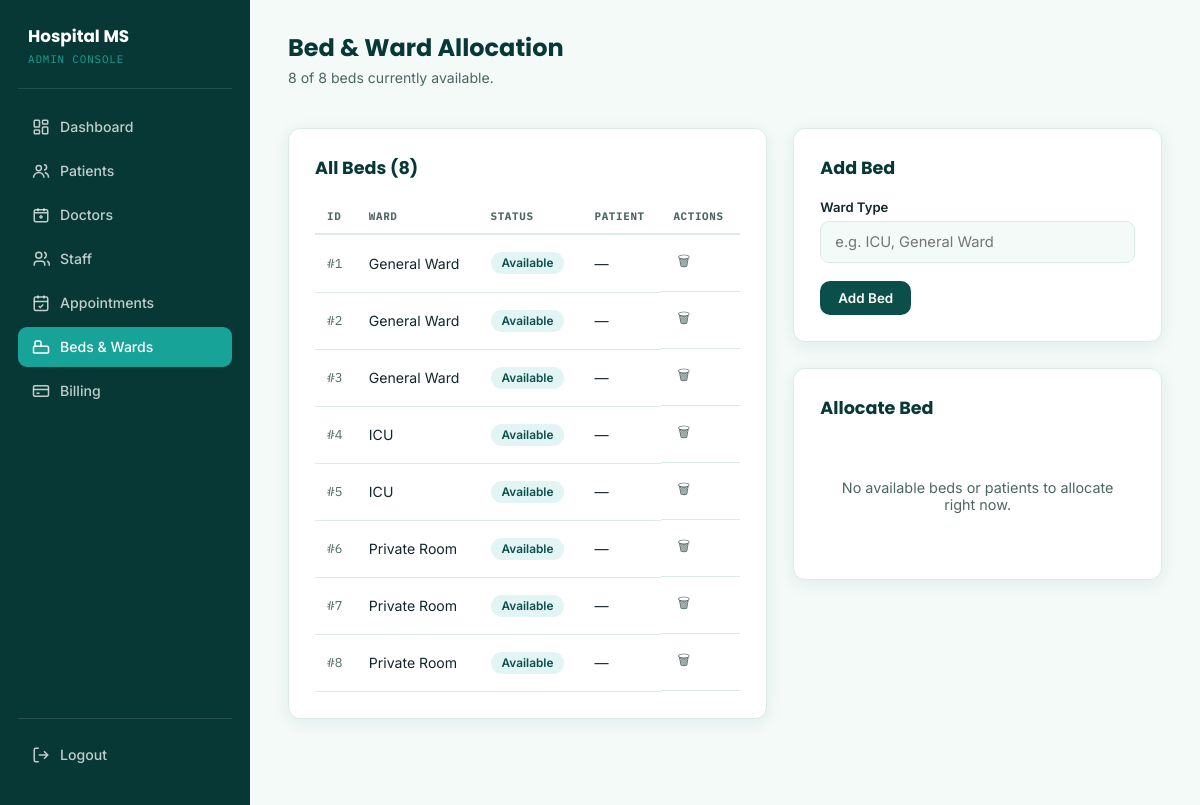
Screenshot of /admin/beds.php (signed in) with the database file from the repository.
### tables this page shows
CREATE TABLE IF NOT EXISTS beds (
    bed_id INT AUTO_INCREMENT PRIMARY KEY,
    ward_type VARCHAR(50) NOT NULL,
    status ENUM('Available','Occupied') DEFAULT 'Available',
    patient_id INT NULL,
    FOREIGN KEY (patient_id) REFERENCES patients(patient_id) ON DELETE SET NULL
);

### admin/beds.php (the view, shortened to what this page needs)
<?php
require_once __DIR__ . '/../config/db.php';
$active = 'beds';
$beds = $pdo->query("
    SELECT b.*, p.name AS patient_name
    FROM beds b
    LEFT JOIN patients p ON p.patient_id = b.patient_id
    ORDER BY b.ward_type, b.bed_id
")->fetchAll();
$patients = $pdo->query("SELECT patient_id, name FROM patients ORDER BY name")->fetchAll();
$totalBeds = count($beds);
$freeBeds  = count(array_filter($beds, fn($b) => $b['status'] === 'Available'));
?>
<!DOCTYPE html>
<html lang="en">
<head>
<link rel="stylesheet" href="../css/style.css">
</head>
<body>
<div class="shell">
    <?php include __DIR__ . '/../includes/admin_sidebar.php'; ?>
    <main class="main">
        <div class="topbar">
            <div>
                <h1>Bed &amp; Ward Allocation</h1>
                <p class="welcome"><?= $freeBeds ?> of <?= $totalBeds ?> beds currently available.</p>
            </div>
        </div>
        <div class="two-col">
            <div class="panel">
                <div class="panel-head"><h2>All Beds (<?= $totalBeds ?>)</h2></div>
                <?php if (empty($beds)): ?>
                    <div class="empty-state">No beds set up yet.</div>
                <?php else: ?>
                <div style="overflow-x:auto;">
                <table>
                    <thead><tr><th>ID</th><th>Ward</th><th>Status</th><th>Patient</th><th>Actions</th></tr></thead>
                    <tbody>
                    <?php foreach ($beds as $b): ?>
                        <tr>
                            <td class="id-tag">#<?= $b['bed_id'] ?></td>
                            <td><?= htmlspecialchars($b['ward_type']) ?></td>
                            <td><span class="badge <?= $b['status'] === 'Available' ? 'badge-green' : 'badge-coral' ?>"><?= $b['status'] ?></span></td>
                            <td><?= $b['patient_name'] ? htmlspecialchars($b['patient_name']) : '—' ?></td>
                            <td class="action-icons">
                                <a href="beds.php?delete=<?= $b['bed_id'] ?>" class="danger" title="Remove bed" data-confirm="Remove this bed permanently?">🗑</a>
                            </td>
                        </tr>
                    <?php endforeach; ?>
                    </tbody>
                </table>
                </div>
                <?php endif; ?>
            </div>
            <div>
                <div class="panel">
                    <div class="panel-head"><h2>Add Bed</h2></div>
                    <form method="POST" data-validate novalidate>
                        <div class="form-group">
                            <label>Ward Type</label>
                            <input type="text" name="ward_type" placeholder="e.g. ICU, General Ward" required>
                        </div>
                        <button type="submit" class="btn btn-primary btn-sm">Add Bed</button>
                    </form>
                </div>
                <div class="panel">
                    <div class="panel-head"><h2>Allocate Bed</h2></div>
                    <?php
                        $availableBeds = array_filter($beds, fn($b) => $b['status'] === 'Available');
                    ?>
                    <?php if (empty($availableBeds) || empty($patients)): ?>
                        <div class="empty-state">No available beds or patients to allocate right now.</div>
                    <?php endif; ?>
                </div>
            </div>
        </div>
    </main>
</div>
</body>
</html>

### includes/admin_sidebar.php
<?php
$active = $active ?? '';
function nav_class($key, $active) {
    return 'nav-link' . ($key === $active ? ' active' : '');
}
?>
<aside class="sidebar">
    <div class="logo">Hospital MS<small>ADMIN CONSOLE</small></div>
    <a href="dashboard.php" class="<?= nav_class('dashboard', $active) ?>">
        <svg viewBox="0 0 24 24" fill="none" stroke="currentColor" stroke-width="2"><rect x="3" y="3" width="7" height="9" rx="1"/><rect x="14" y="3" width="7" height="5" rx="1"/><rect x="14" y="12" width="7" height="9" rx="1"/><rect x="3" y="16" width="7" height="5" rx="1"/></svg>
        Dashboard
    </a>
    <a href="patients.php" class="<?= nav_class('patients', $active) ?>">
        <svg viewBox="0 0 24 24" fill="none" stroke="currentColor" stroke-width="2"><circle cx="9" cy="8" r="3.5"/><path d="M2 21c0-3.9 3.1-7 7-7s7 3.1 7 7"/><path d="M16 3.5a3.5 3.5 0 0 1 0 7"/><path d="M22 21c0-3.2-2-6-5-6.9"/></svg>
        Patients
    </a>
    <a href="doctors.php" class="<?= nav_class('doctors', $active) ?>">
        <svg viewBox="0 0 24 24" fill="none" stroke="currentColor" stroke-width="2"><path d="M8 3v4M16 3v4M4 9h16"/><rect x="3" y="5" width="18" height="16" rx="2"/><path d="M12 12v5M9.5 14.5h5"/></svg>
        Doctors
    </a>
    <a href="staff.php" class="<?= nav_class('staff', $active) ?>">
        <svg viewBox="0 0 24 24" fill="none" stroke="currentColor" stroke-width="2"><path d="M17 21v-2a4 4 0 0 0-4-4H7a4 4 0 0 0-4 4v2"/><circle cx="9" cy="7" r="4"/><path d="M23 21v-2a4 4 0 0 0-3-3.87M16 3.13a4 4 0 0 1 0 7.75"/></svg>
        Staff
    </a>
    <a href="appointments.php" class="<?= nav_class('appointments', $active) ?>">
        <svg viewBox="0 0 24 24" fill="none" stroke="currentColor" stroke-width="2"><rect x="3" y="4" width="18" height="18" rx="2"/><path d="M16 2v4M8 2v4M3 10h18"/><path d="m9 16 2 2 4-4"/></svg>
        Appointments
    </a>
    <a href="beds.php" class="<?= nav_class('beds', $active) ?>">
        <svg viewBox="0 0 24 24" fill="none" stroke="currentColor" stroke-width="2"><path d="M2 20v-7a2 2 0 0 1 2-2h16a2 2 0 0 1 2 2v7M2 20h20M4 11V6a2 2 0 0 1 2-2h4a2 2 0 0 1 2 2v5"/></svg>
        Beds &amp; Wards
    </a>
    <a href="billing.php" class="<?= nav_class('billing', $active) ?>">
        <svg viewBox="0 0 24 24" fill="none" stroke="currentColor" stroke-width="2"><rect x="2" y="5" width="20" height="14" rx="2"/><path d="M2 10h20M6 15h4"/></svg>
        Billing
    </a>
    <div class="sidebar-footer">
        <a href="logout.php" class="nav-link">
            <svg viewBox="0 0 24 24" fill="none" stroke="currentColor" stroke-width="2"><path d="M9 21H5a2 2 0 0 1-2-2V5a2 2 0 0 1 2-2h4M16 17l5-5-5-5M21 12H9"/></svg>
            Logout
        </a>
    </div>
</aside>

### rows the page displays
beds: bed_id "1", ward_type "General Ward", status "Available"
beds: bed_id "2", ward_type "General Ward", status "Available"
beds: bed_id "3", ward_type "General Ward", status "Available"
beds: bed_id "4", ward_type "ICU", status "Available"
beds: bed_id "5", ward_type "ICU", status "Available"
beds: bed_id "6", ward_type "Private Room", status "Available"
beds: bed_id "7", ward_type "Private Room", status "Available"
beds: bed_id "8", ward_type "Private Room", status "Available"

### other values shown
$freeBeds "8"
$totalBeds "8"
